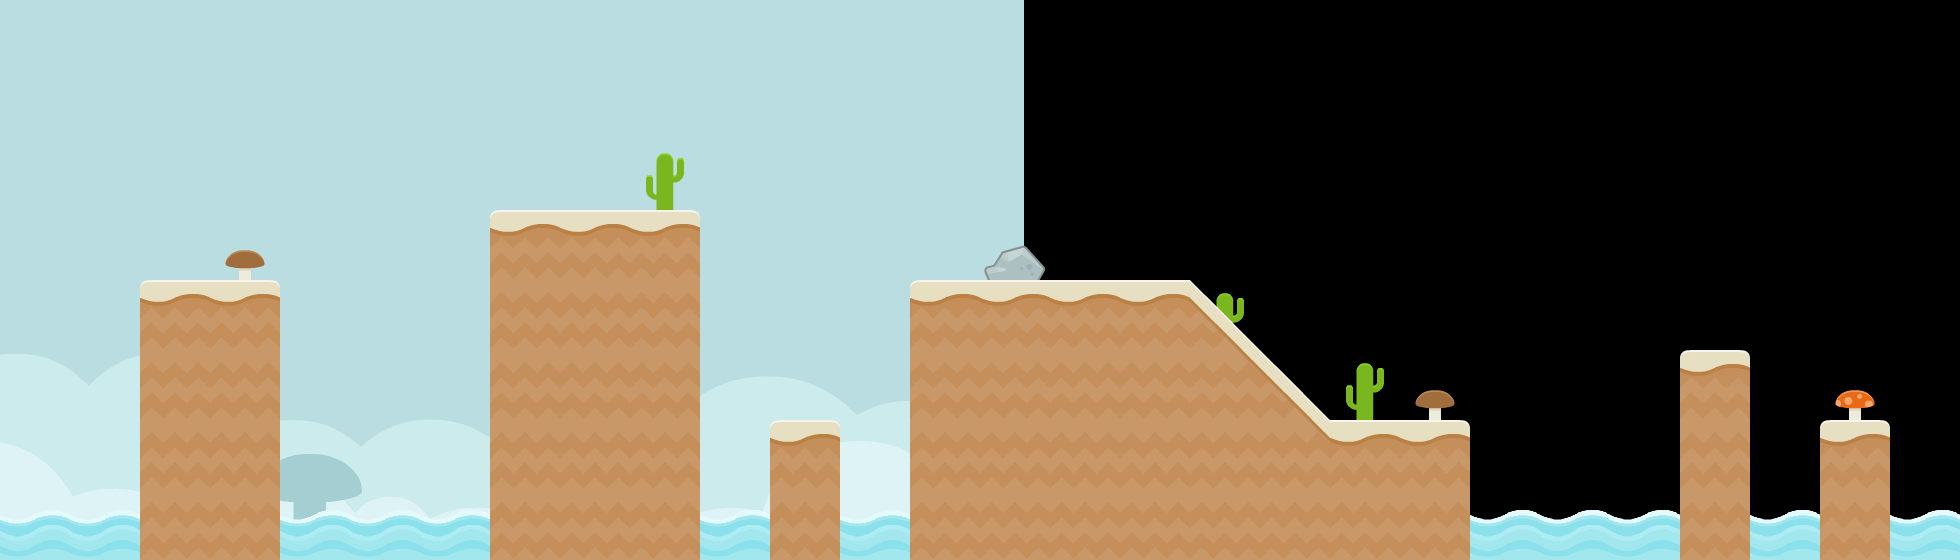

A level layout from a 2D game, rendered from its tile map. Below: a short description, then the map file with tile-grid data replaced by summaries:
An orthogonal 28x8 tile map with 70x70 px tiles, 3 tile layers (tiles_background, tiles_terrain, tiles_foreground), 2 image layers and 13 objects (7x SAND, 3x clickable, start, target, effect_clouds).

<map version="1.0" orientation="orthogonal" renderorder="right-down" width="28" height="8" tilewidth="70" tileheight="70" nextobjectid="132">
 <properties>
  <property name="blocks" value="stone_square_small_triangle_left,stone_square_small_triangle_left,metal_1x2_triangle_left" />
  <property name="music" value="swinging_level" />
 </properties>
 <tileset firstgid="1" name="tiles" tilewidth="70" tileheight="70" spacing="4" margin="2" tilecount="117">
  <image source="../../graphics/tiles.png" width="962" height="666" />
  <tile id="114">
   <animation>
    <frame tileid="114" duration="100" />
    <frame tileid="115" duration="100" />
    <frame tileid="116" duration="100" />
    <frame tileid="115" duration="100" />
   </animation>
  </tile>
 </tileset>
 <imagelayer name="background_b" x="1024" y="-300">
  <image source="../../graphics/backgrounds/blue_desert.png" />
 </imagelayer>
 <imagelayer name="background_a" y="-300">
  <image source="../../graphics/backgrounds/blue_shroom.png" />
 </imagelayer>
 <layer name="tiles_background" width="30" height="8">
  <data>[240 cells, 14 non-empty, 3 distinct tile ids]</data>
 </layer>
 <layer name="tiles_terrain" width="30" height="8">
  <data>[240 cells, 57 non-empty, 7 distinct tile ids]</data>
 </layer>
 <layer name="tiles_foreground" width="30" height="8">
  <data>[240 cells, 5 non-empty, 3 distinct tile ids]</data>
 </layer>
 <objectgroup name="terrain">
  <object id="113" type="SAND" x="140" y="280">
   <polygon points="0,0 140,0 140,280 0,280" />
  </object>
  <object id="114" type="SAND" x="490" y="210">
   <polygon points="0,0 210,0 210,350 0,350" />
  </object>
  <object id="117" type="SAND" x="1330" y="420">
   <polygon points="0,0 140,0 140,140 0,140" />
  </object>
  <object id="118" type="SAND" x="1680" y="350">
   <polygon points="0,0 70,0 70,210 0,210" />
  </object>
  <object id="119" type="SAND" x="1820" y="420">
   <polygon points="0,0 70,0 70,140 0,140" />
  </object>
  <object id="126" type="SAND" x="770" y="420">
   <polygon points="0,0 70,0 70,140 0,140" />
  </object>
  <object id="127" type="SAND" x="910" y="280">
   <polygon points="0,0 280,0 420,140 420,280 0,280" />
  </object>
 </objectgroup>
 <objectgroup name="entities">
  <properties>
   <property name="blocks" value="wood_square_small_triangle_left,stone_square_small_triangle_left,stone_square" />
   <property name="music" value="happy_level" />
  </properties>
  <object id="4" name="start" type="start" x="560" y="140" width="70" height="70" />
  <object id="5" name="target" type="target" x="1050" y="210" width="70" height="70" />
  <object id="129" type="clickable" x="1417.5" y="385" width="35" height="35">
   <properties>
    <property name="effect" value="mushroom_brown" />
   </properties>
  </object>
  <object id="130" type="clickable" x="227.5" y="245" width="35" height="35">
   <properties>
    <property name="effect" value="mushroom_brown" />
   </properties>
  </object>
  <object id="131" type="clickable" x="1837.5" y="385" width="35" height="35">
   <properties>
    <property name="effect" value="mushroom_red" />
   </properties>
  </object>
 </objectgroup>
 <objectgroup name="background_effects">
  <object id="11" type="effect_clouds" x="350" y="0" width="1540" height="140" />
 </objectgroup>
 <objectgroup name="foreground_effects" />
 <objectgroup name="npc" />
</map>
